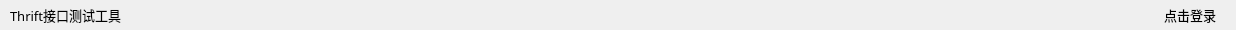
           <widget class="QWidget" name="widget_top_tool" native="true">
            <property name="minimumSize">
             <size>
              <width>0</width>
              <height>30</height>
             </size>
            </property>
            <property name="maximumSize">
             <size>
              <width>16777215</width>
              <height>30</height>
             </size>
            </property>
            <property name="font">
             <font>
              <family>OPPOSans B</family>
              <pointsize>10</pointsize>
             </font>
            </property>
            <property name="styleSheet">
             <string notr="true">#widget_top_tool{
background-color: rgba(20, 30, 36, 150);
}

QToolButton {
	color: rgb(255, 255, 255);
	background-color: rgba(94, 255, 210, 0);
	border: none;
}</string>
            </property>
            <layout class="QHBoxLayout" name="horizontalLayout_13">
             <property name="leftMargin">
              <number>10</number>
             </property>
             <property name="topMargin">
              <number>0</number>
             </property>
             <property name="rightMargin">
              <number>20</number>
             </property>
             <property name="bottomMargin">
              <number>0</number>
             </property>
             <item>
              <widget class="QLabel" name="label_3">
               <property name="font">
                <font>
                 <family>OPPOSans B</family>
                 <pointsize>10</pointsize>
                </font>
               </property>
               <property name="text">
                <string>Thrift接口测试工具</string>
               </property>
              </widget>
             </item>
             <item>
              <widget class="QToolButton" name="toolButton_25">
               <property name="sizePolicy">
                <sizepolicy hsizetype="Fixed" vsizetype="Fixed">
                 <horstretch>0</horstretch>
                 <verstretch>0</verstretch>
                </sizepolicy>
               </property>
               <property name="minimumSize">
                <size>
                 <width>25</width>
                 <height>25</height>
                </size>
               </property>
               <property name="maximumSize">
                <size>
                 <width>25</width>
                 <height>25</height>
                </size>
               </property>
               <property name="styleSheet">
                <string notr="true"/>
               </property>
               <property name="text">
                <string/>
               </property>
               <property name="icon">
                <iconset resource="../lib.qrc">
                 <normaloff>:/lib/add1.png</normaloff>:/lib/add1.png</iconset>
               </property>
              </widget>
             </item>
             <item>
              <spacer name="horizontalSpacer_2">
               <property name="orientation">
                <enum>Qt::Horizontal</enum>
               </property>
               <property name="sizeHint" stdset="0">
                <size>
                 <width>953</width>
                 <height>20</height>
                </size>
               </property>
              </spacer>
             </item>
             <item>
              <widget class="QToolButton" name="toolButton_top_back">
               <property name="minimumSize">
                <size>
                 <width>20</width>
                 <height>20</height>
                </size>
               </property>
               <property name="maximumSize">
                <size>
                 <width>20</width>
                 <height>20</height>
                </size>
               </property>
               <property name="text">
                <string/>
               </property>
               <property name="icon">
                <iconset resource="../lib.qrc">
                 <normaloff>:/lib/left.png</normaloff>:/lib/left.png</iconset>
               </property>
               <property name="iconSize">
                <size>
                 <width>14</width>
                 <height>14</height>
                </size>
               </property>
              </widget>
             </item>
             <item>
              <widget class="QToolButton" name="toolButton">
               <property name="minimumSize">
                <size>
                 <width>20</width>
                 <height>20</height>
                </size>
               </property>
               <property name="maximumSize">
                <size>
                 <width>20</width>
                 <height>20</height>
                </size>
               </property>
               <property name="styleSheet">
                <string notr="true">border-radius:25px;
</string>
               </property>
               <property name="text">
                <string/>
               </property>
               <property name="icon">
                <iconset resource="../lib.qrc">
                 <normaloff>:/lib/login.png</normaloff>:/lib/login.png</iconset>
               </property>
               <property name="iconSize">
                <size>
                 <width>35</width>
                 <height>35</height>
                </size>
               </property>
              </widget>
             </item>
             <item>
              <widget class="QLabel" name="label_2">
               <property name="font">
                <font>
                 <family>OPPOSans B</family>
                 <pointsize>10</pointsize>
                </font>
               </property>
               <property name="text">
                <string>点击登录</string>
               </property>
              </widget>
             </item>
            </layout>
           </widget>
